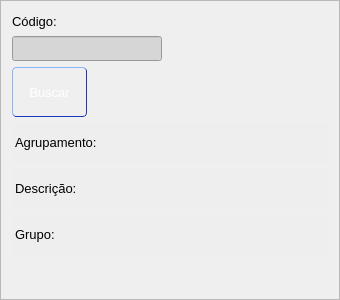
                <widget class="QFrame" name="search_opt_frame">
                 <property name="geometry">
                  <rect>
                   <x>10</x>
                   <y>10</y>
                   <width>340</width>
                   <height>300</height>
                  </rect>
                 </property>
                 <property name="minimumSize">
                  <size>
                   <width>340</width>
                   <height>0</height>
                  </size>
                 </property>
                 <property name="maximumSize">
                  <size>
                   <width>340</width>
                   <height>300</height>
                  </size>
                 </property>
                 <property name="frameShape">
                  <enum>QFrame::StyledPanel</enum>
                 </property>
                 <property name="frameShadow">
                  <enum>QFrame::Raised</enum>
                 </property>
                 <layout class="QVBoxLayout" name="verticalLayout_8">
                  <item>
                   <widget class="QLabel" name="cod_title">
                    <property name="minimumSize">
                     <size>
                      <width>0</width>
                      <height>18</height>
                     </size>
                    </property>
                    <property name="maximumSize">
                     <size>
                      <width>50</width>
                      <height>20</height>
                     </size>
                    </property>
                    <property name="font">
                     <font>
                      <pointsize>10</pointsize>
                     </font>
                    </property>
                    <property name="styleSheet">
                     <string notr="true">color: rgb(0, 0, 0)</string>
                    </property>
                    <property name="text">
                     <string>Código:</string>
                    </property>
                   </widget>
                  </item>
                  <item>
                   <widget class="QLineEdit" name="lineEdit">
                    <property name="minimumSize">
                     <size>
                      <width>0</width>
                      <height>25</height>
                     </size>
                    </property>
                    <property name="maximumSize">
                     <size>
                      <width>150</width>
                      <height>16777215</height>
                     </size>
                    </property>
                    <property name="styleSheet">
                     <string notr="true">color: rgb(0, 0, 0);
background-color: rgb(214, 214, 214);</string>
                    </property>
                    <property name="inputMask">
                     <string notr="true"/>
                    </property>
                    <property name="text">
                     <string/>
                    </property>
                   </widget>
                  </item>
                  <item>
                   <widget class="QPushButton" name="search_start">
                    <property name="minimumSize">
                     <size>
                      <width>75</width>
                      <height>50</height>
                     </size>
                    </property>
                    <property name="maximumSize">
                     <size>
                      <width>75</width>
                      <height>50</height>
                     </size>
                    </property>
                    <property name="font">
                     <font>
                      <pointsize>10</pointsize>
                     </font>
                    </property>
                    <property name="focusPolicy">
                     <enum>Qt::WheelFocus</enum>
                    </property>
                    <property name="styleSheet">
                     <string notr="true">QPushButton {
    background-color: qlineargradient(x1:0, y1:0, x2:0, y2:1,
                      stop:0 rgb(90, 133, 250), stop:1 rgb(70, 113, 230));
    color: rgb(255, 255, 255);
    border-top: 1px solid rgb(140, 180, 250);
    border-left: 1px solid rgb(140, 180, 250);
    border-bottom: 1px solid rgb(30, 53, 190);
    border-right: 1px solid rgb(30, 53, 190);
    border-radius: 4px;
    box-shadow: 5px 5px 10px rgba(0, 0, 0, 0.3);
    text-align: center;
}

QPushButton:pressed {
    background-color: qlineargradient(x1:0, y1:0, x2:0, y2:1,
                      stop:0 rgb(60, 93, 210), stop:1 rgb(50, 83, 200));
    box-shadow: 2px 2px 5px rgba(0, 0, 0, 0.2); /* Smaller shadow for pressed state */
    border-top: 1px solid rgb(120, 160, 230);
    border-bottom: 1px solid rgb(20, 43, 180);
}</string>
                    </property>
                    <property name="text">
                     <string>Buscar</string>
                    </property>
                    <property name="default">
                     <bool>true</bool>
                    </property>
                    <property name="flat">
                     <bool>true</bool>
                    </property>
                   </widget>
                  </item>
                  <item>
                   <widget class="QFrame" name="frame_14">
                    <property name="minimumSize">
                     <size>
                      <width>160</width>
                      <height>40</height>
                     </size>
                    </property>
                    <property name="styleSheet">
                     <string notr="true">background-color: rgb(238, 238, 238);</string>
                    </property>
                    <property name="frameShape">
                     <enum>QFrame::NoFrame</enum>
                    </property>
                    <property name="frameShadow">
                     <enum>QFrame::Plain</enum>
                    </property>
                    <layout class="QHBoxLayout" name="horizontalLayout_13">
                     <property name="spacing">
                      <number>0</number>
                     </property>
                     <property name="leftMargin">
                      <number>3</number>
                     </property>
                     <property name="topMargin">
                      <number>0</number>
                     </property>
                     <property name="rightMargin">
                      <number>0</number>
                     </property>
                     <property name="bottomMargin">
                      <number>0</number>
                     </property>
                     <item>
                      <widget class="QLabel" name="agrup_label">
                       <property name="minimumSize">
                        <size>
                         <width>0</width>
                         <height>25</height>
                        </size>
                       </property>
                       <property name="maximumSize">
                        <size>
                         <width>16777215</width>
                         <height>25</height>
                        </size>
                       </property>
                       <property name="font">
                        <font>
                         <pointsize>10</pointsize>
                        </font>
                       </property>
                       <property name="styleSheet">
                        <string notr="true">color: rgb(0, 0, 0);
background-color: rgb(238, 238, 238);</string>
                       </property>
                       <property name="frameShape">
                        <enum>QFrame::NoFrame</enum>
                       </property>
                       <property name="text">
                        <string>Agrupamento:</string>
                       </property>
                       <property name="scaledContents">
                        <bool>true</bool>
                       </property>
                       <property name="textInteractionFlags">
                        <set>Qt::LinksAccessibleByMouse|Qt::TextSelectableByMouse</set>
                       </property>
                      </widget>
                     </item>
                    </layout>
                   </widget>
                  </item>
                  <item>
                   <widget class="QFrame" name="frame_13">
                    <property name="minimumSize">
                     <size>
                      <width>160</width>
                      <height>40</height>
                     </size>
                    </property>
                    <property name="styleSheet">
                     <string notr="true">background-color: rgb(238, 238, 238);</string>
                    </property>
                    <property name="frameShape">
                     <enum>QFrame::NoFrame</enum>
                    </property>
                    <property name="frameShadow">
                     <enum>QFrame::Plain</enum>
                    </property>
                    <layout class="QHBoxLayout" name="horizontalLayout_12">
                     <property name="spacing">
                      <number>0</number>
                     </property>
                     <property name="leftMargin">
                      <number>3</number>
                     </property>
                     <property name="topMargin">
                      <number>0</number>
                     </property>
                     <property name="rightMargin">
                      <number>0</number>
                     </property>
                     <property name="bottomMargin">
                      <number>0</number>
                     </property>
                     <item>
                      <widget class="QLabel" name="desc_label">
                       <property name="minimumSize">
                        <size>
                         <width>150</width>
                         <height>25</height>
                        </size>
                       </property>
                       <property name="maximumSize">
                        <size>
                         <width>16777215</width>
                         <height>25</height>
                        </size>
                       </property>
                       <property name="font">
                        <font>
                         <pointsize>10</pointsize>
                        </font>
                       </property>
                       <property name="styleSheet">
                        <string notr="true">color: rgb(0, 0, 0);
background-color: rgb(238, 238, 238);</string>
                       </property>
                       <property name="frameShape">
                        <enum>QFrame::NoFrame</enum>
                       </property>
                       <property name="text">
                        <string>Descrição:</string>
                       </property>
                       <property name="textInteractionFlags">
                        <set>Qt::LinksAccessibleByMouse|Qt::TextSelectableByMouse</set>
                       </property>
                      </widget>
                     </item>
                    </layout>
                   </widget>
                  </item>
                  <item>
                   <widget class="QFrame" name="frame_33">
                    <property name="minimumSize">
                     <size>
                      <width>160</width>
                      <height>40</height>
                     </size>
                    </property>
                    <property name="styleSheet">
                     <string notr="true">background-color: rgb(238, 238, 238);</string>
                    </property>
                    <property name="frameShape">
                     <enum>QFrame::NoFrame</enum>
                    </property>
                    <property name="frameShadow">
                     <enum>QFrame::Plain</enum>
                    </property>
                    <layout class="QHBoxLayout" name="horizontalLayout_22">
                     <property name="spacing">
                      <number>0</number>
                     </property>
                     <property name="leftMargin">
                      <number>3</number>
                     </property>
                     <property name="topMargin">
                      <number>0</number>
                     </property>
                     <property name="rightMargin">
                      <number>0</number>
                     </property>
                     <property name="bottomMargin">
                      <number>0</number>
                     </property>
                     <item>
                      <widget class="QLabel" name="group_label">
                       <property name="minimumSize">
                        <size>
                         <width>0</width>
                         <height>25</height>
                        </size>
                       </property>
                       <property name="maximumSize">
                        <size>
                         <width>16777215</width>
                         <height>25</height>
                        </size>
                       </property>
                       <property name="font">
                        <font>
                         <pointsize>10</pointsize>
                        </font>
                       </property>
                       <property name="styleSheet">
                        <string notr="true">color: rgb(0, 0, 0);
background-color: rgb(238, 238, 238);</string>
                       </property>
                       <property name="frameShape">
                        <enum>QFrame::NoFrame</enum>
                       </property>
                       <property name="text">
                        <string>Grupo:</string>
                       </property>
                       <property name="scaledContents">
                        <bool>true</bool>
                       </property>
                       <property name="textInteractionFlags">
                        <set>Qt::LinksAccessibleByMouse|Qt::TextSelectableByMouse</set>
                       </property>
                      </widget>
                     </item>
                    </layout>
                   </widget>
                  </item>
                  <item>
                   <spacer name="verticalSpacer_10">
                    <property name="orientation">
                     <enum>Qt::Vertical</enum>
                    </property>
                    <property name="sizeHint" stdset="0">
                     <size>
                      <width>17</width>
                      <height>253</height>
                     </size>
                    </property>
                   </spacer>
                  </item>
                 </layout>
                </widget>
